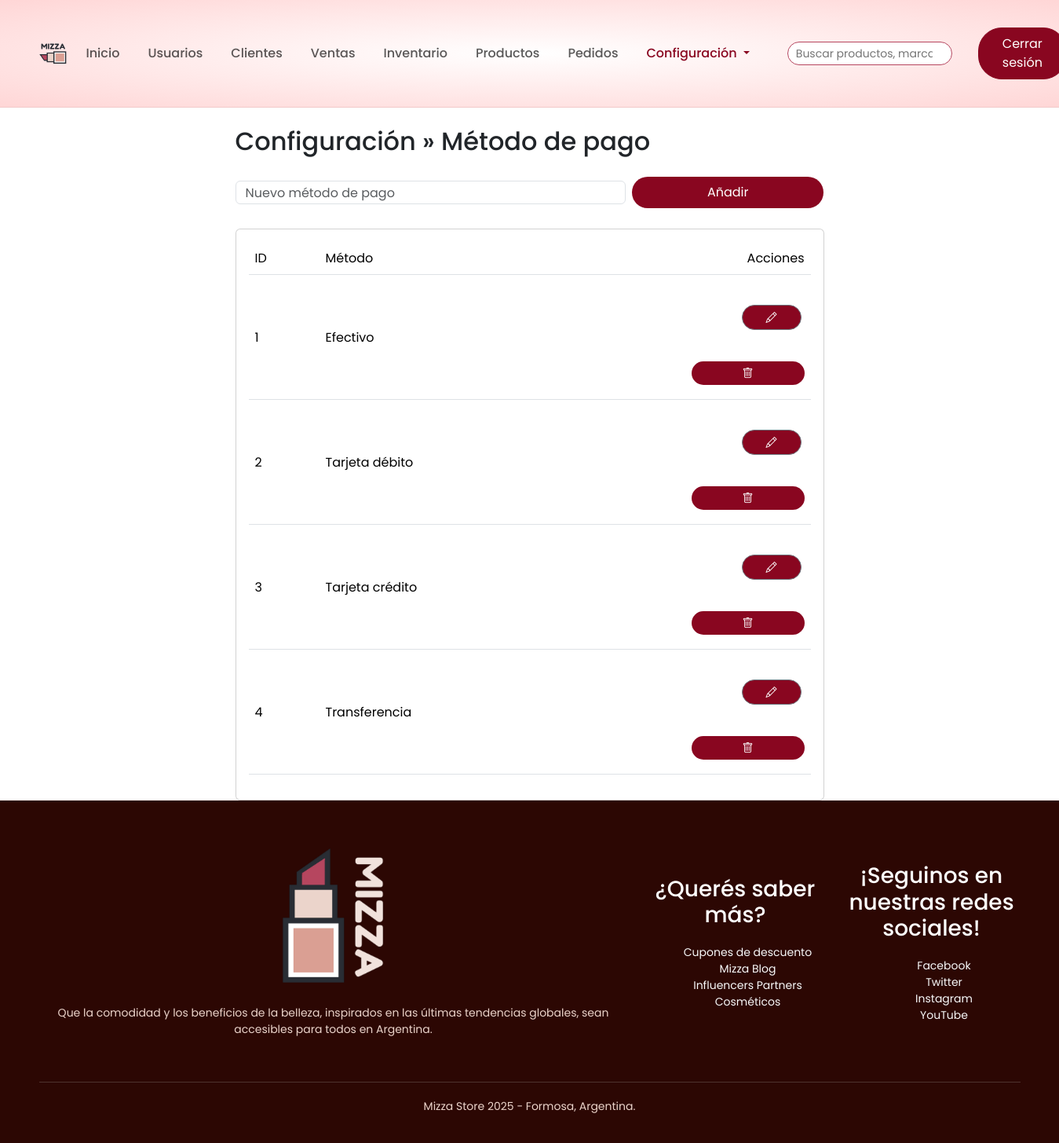
/index.php?controller=config&action=metodo_pago (signed in), run on the app's committed database.
### tables this page shows
CREATE TABLE metodo_pago (
id_metodo_pago INT AUTO_INCREMENT PRIMARY KEY,
nombre_metodo_pago VARCHAR(50)
);

### controllers/ConfigController.php (called while the page is built, shortened)
<?php
class ConfigController
{
    public function metodo_pago(): void
    {
        require_once __DIR__ . '/../models/MetodoPago.php';
        $model = new MetodoPago();
        $items = $model->all();
        require __DIR__ . '/../views/configuracion/metodo_pago.php';
    }
}

### config/database.php (called while the page is built, shortened)
<?php
function getPDO() : PDO {
    $host = 'localhost';
    $db_name   = 'mizzastore';
    $user = 'root';
    $pass = '';
    $dsn  = "mysql:host=$host;dbname=$db_name;charset=utf8mb4";
    $pdo = new PDO($dsn, $user, $pass, [
        PDO::ATTR_ERRMODE            => PDO::ERRMODE_EXCEPTION,
        PDO::ATTR_DEFAULT_FETCH_MODE => PDO::FETCH_ASSOC,
    ]);
    return $pdo;
}

### models/MetodoPago.php (called while the page is built, shortened)
<?php
require_once __DIR__ . '/../config/database.php';
class MetodoPago
{
    private PDO $pdo;
    public function __construct()
    {
        $this->pdo = getPDO();
    }
    public function all(): array
    {
        $sql = "SELECT " . self::ID_COL . " AS id_metodo_pago,
                       " . self::NAME   . " AS nombre_metodo_pago
                FROM " . self::TABLE . "
                ORDER BY " . self::ID_COL . " ASC";
        return $this->pdo->query($sql)->fetchAll();
    }
}

### views/configuracion/metodo_pago.php (the view, shortened to what this page needs)
<?php require __DIR__ . '/../layout/navbar.php'; ?>
<div class="container" style="max-width:800px;">
  <h2 class="mt-4 mb-3">Configuración » Método de pago</h2>
  <form action="index.php?controller=config&action=metodo_pago_store" method="POST" class="row g-2 mb-3">
    <div class="col-md-8">
      <input class="form-control" name="nombre_metodo_pago" placeholder="Nuevo método de pago" required>
    </div>
    <div class="col-md-4 d-grid">
      <button class="btn btn-primary">Añadir</button>
    </div>
  </form>
  <div class="card">
    <div class="card-body">
      <div class="table-responsive">
        <table class="table table-hover align-middle">
          <thead>
            <tr>
              <th style="width:90px;">ID</th>
              <th>Método</th>
              <th class="text-end" style="width:160px;">Acciones</th>
            </tr>
          </thead>
          <tbody>
          <?php foreach ($items as $it): ?>
            <tr>
              <td><?= (int)$it['id_metodo_pago'] ?></td>
              <td><?= htmlspecialchars($it['nombre_metodo_pago']) ?></td>
              <td class="text-end">
                <button class="btn btn-sm btn-outline-secondary me-1"
                        onclick="editarMetodo(
                          <?= (int)$it['id_metodo_pago'] ?>,
                          '<?= htmlspecialchars($it['nombre_metodo_pago'], ENT_QUOTES) ?>'
                        )">
                  <i class="bi bi-pencil"></i>
                </button>
                <form action="index.php?controller=config&action=metodo_pago_delete" method="POST"
                      class="d-inline" onsubmit="return confirmarBorrar(this)">
                  <button class="btn btn-sm btn-outline-danger"><i class="bi bi-trash"></i></button>
                </form>
              </td>
            </tr>
          <?php endforeach; ?>
          </tbody>
        </table>
      </div>
    </div>
  </div>
</div>
<?php require __DIR__ . '/../layout/footer.php'; ?>

### assets/css/style.css (style rules this page uses)
* { margin: 0; padding: 0; box-sizing: border-box; }
body { font-family: 'Poppins', sans-serif; }
.container { max-width: 1300px; margin: auto; padding-left: 25px; padding-right: 25px; }
.row { display: flex; align-items: center; flex-wrap: wrap; justify-content: space-around; }
.btn { display: inline-block; background: #890620; color: #fff; padding: 8px 30px; margin: 30px 0; border-radius: 30px; transition: background 0.5s; }
form input { width: 100%; height: 30px; margin: 10px 0; padding: 0 10px; border: 1px solid #ccc; }
form .btn { width: 100%; border: none; cursor: pointer; margin: 10px 0; }
table { width: 100%; border-collapse: collapse; }
th { text-align: left; padding: 5px; color: #fff; background: #890620; font-weight: normal; }
td { padding: 10px 5px; }
td:last-child { text-align: right; }
th:last-child { text-align: right; }

### data on the page
metodo_pago: id_metodo_pago "1", nombre_metodo_pago "Efectivo"
metodo_pago: id_metodo_pago "2", nombre_metodo_pago "Tarjeta débito"
metodo_pago: id_metodo_pago "3", nombre_metodo_pago "Tarjeta crédito"
metodo_pago: id_metodo_pago "4", nombre_metodo_pago "Transferencia"
